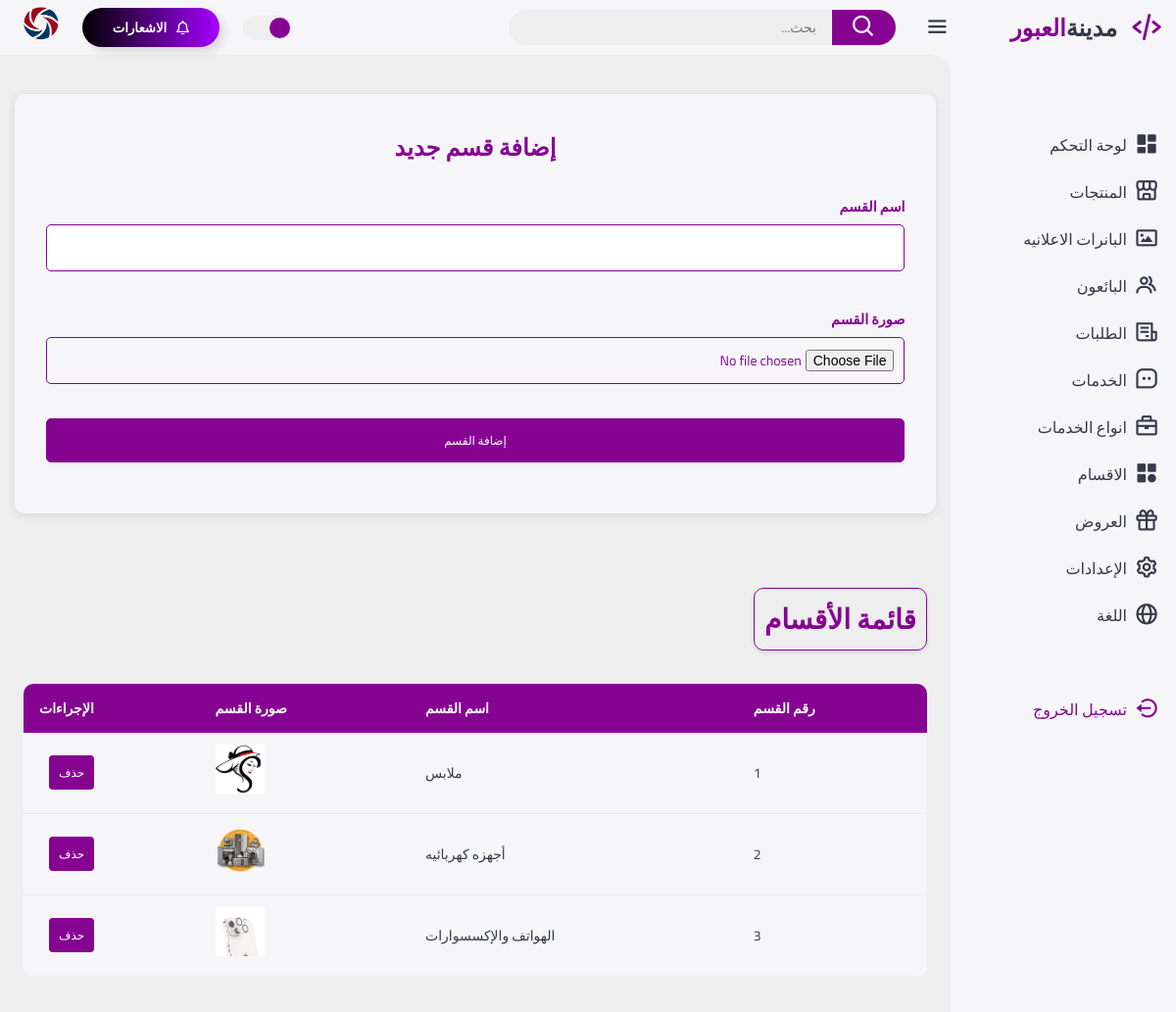
The page /category on the database its author committed.
### appobourcity/models.py (models this page shows, shortened)
class Category(db.Model):
    __tablename__ = 'categories'
    category_id = db.Column(db.Integer, primary_key=True)
    category_name = db.Column(db.String(255), nullable=False, unique=True)
    image_category = db.Column(db.String(255))
    is_active = db.Column(db.Boolean, default=True)  # حالة تفعيل القسم

### appobourcity/routes.py (the view, shortened to what this page needs)
@app.route('/category', methods=['GET', 'POST'])
def category():
    form = CategoryForm()
    con = sql.connect("instance/database.db")
    con.row_factory = sql.Row
    cur = con.cursor()
    cur.execute("SELECT * FROM categories")
    category = cur.fetchall()
    return render_template('category.html', form=form , category=category)

### appobourcity/forms.py
class CategoryForm(FlaskForm):
    category_name = StringField('اسم القسم', validators=[DataRequired()])
    image_category = FileField('صورة القسم', validators=[DataRequired()])
    submit = SubmitField('إضافة القسم')

### appobourcity/__init__.py (called while the page is built)
@app.before_request
def enable_foreign_keys():
    db.session.execute(text('PRAGMA foreign_keys = ON;'))

### appobourcity/templates/category.html (shortened to what this page needs)
<!DOCTYPE html>
<html lang="ar">
<head>
    <link href='https://unpkg.com/boxicons@2.1.4/css/boxicons.min.css' rel='stylesheet'>
    <link rel="stylesheet" href="static/css/style.css">
    <link rel="stylesheet" href="static/css/category.css">
</head>
<body>
<div class="sidebar">
    <a href="dashboard.html" class="logo">
        <i class='bx bx-code-alt'></i>
        <div class="logo-name"><span>مدينة</span>العبور</div>
    </a>
    <ul class="side-menu">
        <li><a href="/dashboard"><i class='bx bxs-dashboard'></i>لوحة التحكم</a></li>
        <li><a href="/products"><i class='bx bx-store-alt'></i>المنتجات</a></li>
        <li><a href="/banner"><i class='bx bx-image'></i>البانرات الاعلانيه</a></li>
        <li><a href="/sellers"><i class='bx bx-group'></i>البائعون</a></li>
        <li><a href="/Orders"><i class='bx bx-receipt'></i>الطلبات</a></li>
        <li><a href="/services"><i class='bx bx-message-square-dots'></i>الخدمات</a></li>
        <li><a href="/Types_of_services"><i class="bx bx-briefcase"></i>انواع الخدمات</a></li>
        <li><a href="/category"><i class='bx bxs-category'></i>الاقسام</a></li>
        <li><a href="/offers_admin"><i class='bx bx-gift'></i>العروض</a></li>
        <li><a href="/settings"><i class='bx bx-cog'></i>الإعدادات</a></li>
        <li><a href="#" id="language-toggle"><i class='bx bx-globe'></i>اللغة</a></li>
    </ul>
    <ul class="side-menu">
        <li>
            <a href="admin.html" class="logout">
                <i class='bx bx-log-out-circle'></i>
                تسجيل الخروج
            </a>
        </li>
    </ul>
</div>
    <div class="content">
        <nav>
            <i class='bx bx-menu'></i>
            <form action="#">
                <div class="form-input" style="direction: rtl; display: flex; align-items: center;">
                    <button class="search-btn" type="submit" style="margin-right: 5px;"><i class='bx bx-search'></i></button>
                    <input type="search" placeholder="بحث..." style="text-align: right;">
                </div>
            </form>
            <label for="theme-toggle" class="theme-toggle"></label>
            <a href="/notifications">
                        <button class="button">
                            الاشعارات
                        </button>
                    </a>
            <a href="settings.html" class="profile"><img src="images/logo.png" alt="الملف الشخصي"></a>
        </nav>
        <div class="container">
            <form class="add-service-form" method="POST" action="{{ url_for('category') }}"enctype="multipart/form-data">
                <h2>إضافة قسم جديد</h2>
                <div class="form-row">
                    <div class="form-group">
                        {{ form.category_name.label  }}
                        {{ form.category_name(class="form-control") }}
                    </div>
                </div>
                <div class="form-row">
                    <div class="form-group">
                        {{ form.image_category.label  }}
                        {{ form.image_category(class="form-control") }}
                    </div>
                </div>
                <div class="form-group">
                    {{ form.submit(class="btn btn-primary") }}
                </div>
            </form>
        </div>
<main class="services-page">
    <div class="header">
        <div class="title-box">
            <h1>قائمة الأقسام</h1>
        </div>
    </div>
    <div class="recent-services">
        <table class="services-table">
            <thead>
                <tr>
                    <th>رقم القسم</th>
                    <th>اسم القسم</th>
                    <th>صورة القسم</th>
                    <th>الإجراءات</th>
                </tr>
            </thead>
            <tbody id="servicesTableBody">
                {% for category in category %}
                <tr data-id="1">
                    <td>{{ category.category_id }}</td>
                    <td>{{ category.category_name }}</td>
                    <td><img style="height:50px;width:50px;" src="../static/uploads/category/{{ category.image_category }}"></td>
                    <td>
                        <a href="{{ url_for('delete_category', category_id=category.category_id) }}" class="btn btn-danger btn-sm" onclick="return confirm('هل أنت متأكد أنك تريد حذف هذا القسم؟')">حذف</a>
                    </td>
                    {% endfor %}
                </tr>
            </tbody>
        </table>
    </div>
</main>
</body>
</html>

### appobourcity/static/css/style.css (style rules this page uses)
:root { --light: #f6f6f9; --primary: #860392; --light-primary: #2E073F; --grey: #eee; --dark-grey: #860392; --dark: #363949; --danger: #860392; --light-danger: #FECDD3; --warning: #FBC02D; --light-warning: #FFF2C6; --success: #860392; --light-success: #a600ff; }
* { margin: 0; padding: 0; box-sizing: border-box; font-family: 'Cairo', sans-serif; }
.bx { font-size: 1.7rem; }
a { text-decoration: none; }
li { list-style: none; }
html { overflow-x: hidden; }
body { background: var(--grey); overflow-x: hidden; direction: rtl; }
.sidebar { position: fixed; top: 0; right: 0; background: var(--light); width: 230px; height: 100%; z-index: 2000; overflow-x: hidden; scrollbar-width: none; transition: all 0.3s ease; }
.sidebar .logo { font-size: 24px; font-weight: 700; height: 56px; display: flex; align-items: center; color: var(--primary); z-index: 500; padding-bottom: 20px; box-sizing: content-box; }
.sidebar .logo .logo-name span { color: var(--dark); }
.sidebar .logo .bx { min-width: 60px; display: flex; justify-content: center; font-size: 2.2rem; }
.sidebar .side-menu { width: 100%; margin-top: 48px; }
.sidebar .side-menu li { height: 48px; background: transparent; margin-right: 6px; border-radius: 48px 0 0 48px; padding: 4px; }
.sidebar .side-menu li a { width: 100%; height: 100%; background: var(--light); display: flex; align-items: center; border-radius: 48px; font-size: 16px; color: var(--dark); white-space: nowrap; overflow-x: hidden; transition: all 0.3s ease; }
.sidebar .side-menu li a .bx { min-width: calc(60px - ((4px + 6px) * 2)); display: flex; font-size: 1.6rem; justify-content: center; }
.sidebar .side-menu li a.logout { color: var(--danger); }
.content { position: relative; width: calc(100% - 230px); right: 230px; transition: all 0.3s ease; }
.content nav { height: 56px; background: var(--light); padding: 0 0 0 24px; display: flex; align-items: center; grid-gap: 24px; position: sticky; top: 0; right: 0; z-index: 1000; }
.content nav::before { content: ""; position: absolute; width: 40px; height: 40px; bottom: -40px; right: 0; border-radius: 50%; box-shadow: 20px -20px 0 var(--light); }
.content nav a { color: var(--dark); }
.content nav .bx.bx-menu { cursor: pointer; color: var(--dark); }
.content nav form { max-width: 400px; width: 100%; margin-left: auto; }
.content nav form .form-input { display: flex; align-items: center; height: 36px; }
.content nav form .form-input input { flex-grow: 1; padding: 0 16px; height: 100%; border: none; background: var(--grey); border-radius: 36px 0 0 36px; outline: none; width: 100%; color: var(--dark); }
.content nav form .form-input button { width: 80px; height: 100%; display: flex; justify-content: center; align-items: center; background: var(--primary); color: var(--light); font-size: 18px; border: none; outline: none; border-radius: 0 36px 36px 0; cursor: pointer; }
.content nav .profile img { width: 36px; height: 36px; object-fit: cover; border-radius: 50%; }
.content nav .theme-toggle { display: block; min-width: 50px; height: 25px; background: var(--grey); cursor: pointer; position: relative; border-radius: 25px; }
.content nav .theme-toggle::before { content: ""; position: absolute; top: 2px; right: 2px; bottom: 2px; width: calc(25px - 4px); background: var(--primary); border-radius: 50%; transition: all 0.3s ease; }
.content main { width: 100%; padding: 36px 24px; max-height: calc(100vh - 56px); }
.content main .header { display: flex; align-items: center; justify-content: space-between; grid-gap: 16px; flex-wrap: wrap; }
.button { width: 140px; height: 40px; display: flex; align-items: center; justify-content: center; gap: 10px; background: linear-gradient(to left,#a600ff,#000000); border-radius: 30px; color: rgb(255, 255, 255); font-weight: 600; border: none; position: relative; cursor: pointer; transition-duration: .2s; box-shadow: 5px 5px 10px rgba(0, 0, 0, 0.116); }
.bell { width: 13px; }
.theme-toggle { position: relative; display: inline-block; width: 50px; height: 28px; }

### rows shown on the page
Category: category_id "1", category_name "ملابس", image_category (picture)
Category: category_id "2", category_name "أجهزه كهربائيه", image_category (picture)
Category: category_id "3", category_name "الهواتف والإكسسوارات", image_category (picture)
